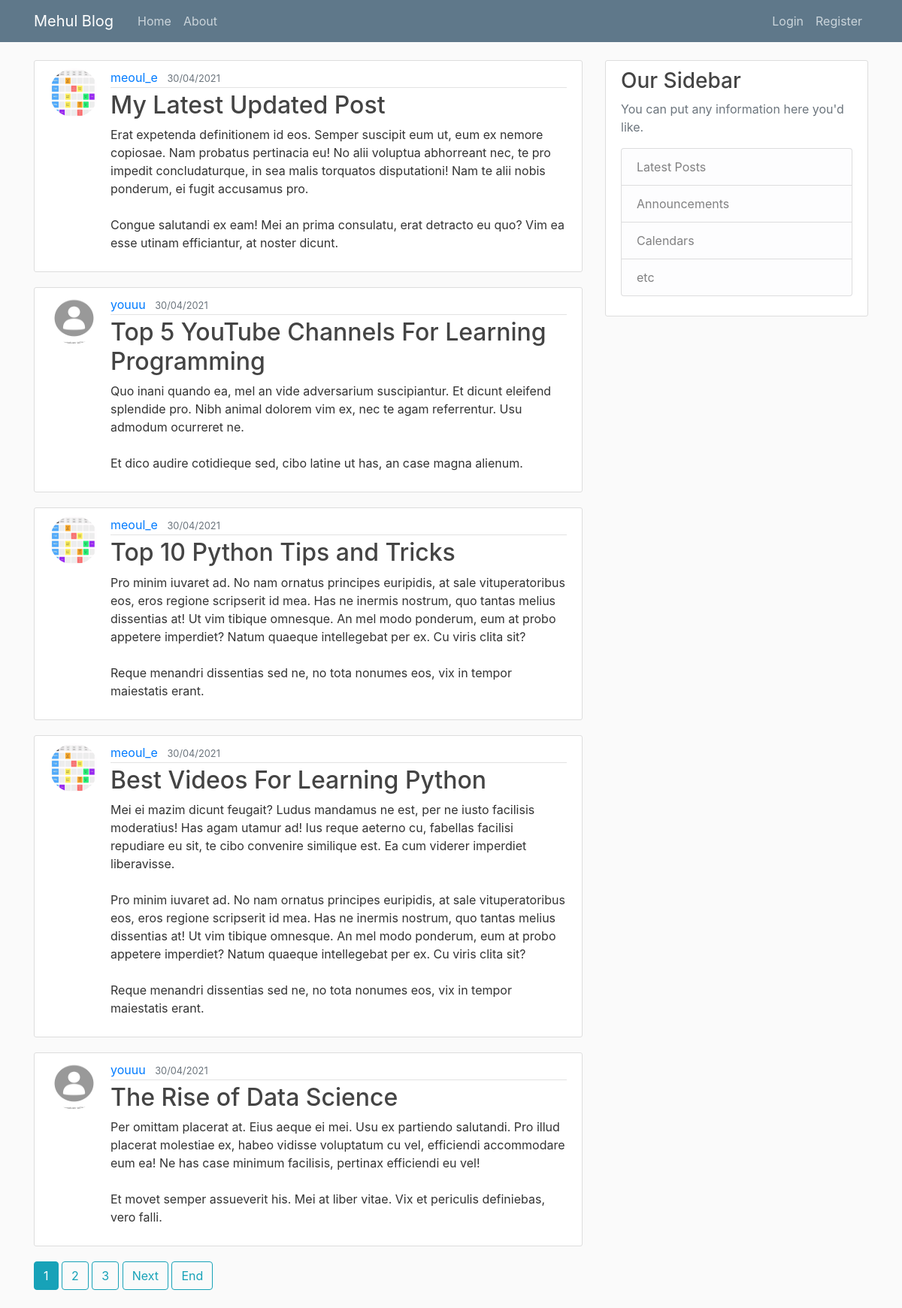
The page / on the database its author committed.
### appblog/models.py (models this page shows, shortened)
class Post(models.Model):
    title=models.CharField(max_length=100)
    content=models.TextField()
    date=models.DateTimeField(default=timezone.now)
    author= models.ForeignKey(User,on_delete=models.CASCADE)
    likes=models.ManyToManyField(User,related_name='blog_post')

### users/models.py (models this page shows, shortened)
class Profile(models.Model):
    user=models.OneToOneField(User,on_delete=models.CASCADE)
    image=models.ImageField(default='default.jpg',upload_to='profile_pics')

### appblog/views.py (the view)
class PostListView(ListView):
    model=Post
    template_name="blog/home.html"  # <appname>/<model>_<viewtype>.html
    context_object_name= 'posts'# to help recognize name of variable as posts
    ordering=['-date'] # to ensure newest posts come on top. Remove minus sign for reverse.
    paginate_by=5

### appblog/templates/blog/home.html (shortened to what this page needs)
{% extends "blog/base.html" %}
{% block content %}
       {%  for post in posts  %}
       <article class="media content-section">
         <img class="rounded-circle article-img" src="{{ post.author.profile.image.url }}">
              <div class="media-body">
                <div class="article-metadata">
                  <a class="mr-2" href="{% url 'user-posts' post.author.username %}">{{ post.author }}</a>
                  <small class="text-muted">{{ post.date|date:"d/m/o" }}</small>
                </div>
                <h2><a class="article-title" href="{% url 'post-detail' post.id %}">{{ post.title }}</a></h2>
                <p class="article-content">{{ post.content }}</p>
              </div>
            </article>
       {% endfor %}
       {% if is_paginated %}
        {% for num in page_obj.paginator.page_range %}
         {% if page_obj.number == num %}
          <a class="btn btn-info mb-4" href="?page={{ num }}">{{ num }}</a>
         {% elif num > page_obj.number|add:'-3' and num < page_obj.number|add:'3'  %}
         <a class="btn btn-outline-info mb-4" href="?page={{ num }}">{{ num }}</a>
         {% endif %}
        {% endfor %}
        {% if page_obj.has_next %}
         <a class="btn btn-outline-info mb-4" href="?page={{ page_obj.next_page_number }}">Next</a>
         <a class="btn btn-outline-info mb-4" href="?page={{ page_obj.paginator.num_pages }}">End</a>
        {% endif %}
       {% endif %}
{% endblock content %}

### appblog/static/appblog/main.css (style rules this page uses)
body { background: #fafafa; color: #333333; margin-top: 5rem; }
h1, h2, h3, h4, h5, h6 { color: #444444; }
.content-section { background: #ffffff; padding: 10px 20px; border: 1px solid #dddddd; border-radius: 3px; margin-bottom: 20px; }
.article-title { color: #444444; }
.article-content { white-space: pre-line; }
.article-img { height: 65px; width: 65px; margin-right: 16px; }
.article-metadata { padding-bottom: 1px; margin-bottom: 4px; border-bottom: 1px solid #e3e3e3 }

### rows shown on the page
Post: author.profile.image (picture), author "meoul_e", date "30/04/2021", title "My Latest Updated Post", content "Erat expetenda definitionem id eos. Semper suscipit eum ut, eum ex nemore copiosae. Nam probatus pertinacia eu! No alii voluptua abhorreant nec, te pro impedit concludaturque, in sea malis torquatos disputationi! Nam te alii nobis ponderum, ei fugit accusamus pro. Congue salutandi ex eam! Mei an prima consulatu, erat detracto eu quo? Vim ea esse utinam efficiantur, at noster dicunt."
Post: author.profile.image (placeholder picture), author "youuu", date "30/04/2021", title "Top 5 YouTube Channels For Learning Programming", content "Quo inani quando ea, mel an vide adversarium suscipiantur. Et dicunt eleifend splendide pro. Nibh animal dolorem vim ex, nec te agam referrentur. Usu admodum ocurreret ne. Et dico audire cotidieque sed, cibo latine ut has, an case magna alienum."
Post: author.profile.image (picture), author "meoul_e", date "30/04/2021", title "Top 10 Python Tips and Tricks", content "Pro minim iuvaret ad. No nam ornatus principes euripidis, at sale vituperatoribus eos, eros regione scripserit id mea. Has ne inermis nostrum, quo tantas melius dissentias at! Ut vim tibique omnesque. An mel modo ponderum, eum at probo appetere imperdiet? Natum quaeque intellegebat per ex. Cu viris clita sit? Reque menandri dissentias sed ne, no tota nonumes eos, vix in tempor maiestatis erant."
Post: author.profile.image (picture), author "meoul_e", date "30/04/2021", title "Best Videos For Learning Python", content "Mei ei mazim dicunt feugait? Ludus mandamus ne est, per ne iusto facilisis moderatius! Has agam utamur ad! Ius reque aeterno cu, fabellas facilisi repudiare eu sit, te cibo convenire similique est. Ea cum viderer imperdiet liberavisse. Pro minim iuvaret ad. No nam ornatus principes euripidis, at sale vituperatoribus eos, eros regione scripserit id mea. Has ne inermis nostrum, quo tantas melius dissentias at! Ut vim tibique omnesque. An mel modo ponderum, eum at probo appetere imperdiet? Natum quaeque intellegebat per ex. Cu viris clita sit? Reque menandri dissentias sed ne, no tota nonumes eos, vix in tempor maiestatis erant."
Post: author.profile.image (placeholder picture), author "youuu", date "30/04/2021", title "The Rise of Data Science", content "Per omittam placerat at. Eius aeque ei mei. Usu ex partiendo salutandi. Pro illud placerat molestiae ex, habeo vidisse voluptatum cu vel, efficiendi accommodare eum ea! Ne has case minimum facilisis, pertinax efficiendi eu vel! Et movet semper assueverit his. Mei at liber vitae. Vix et periculis definiebas, vero falli."

### other values the page prints
{{ num }} "1"
{{ num }} "2" "3"
